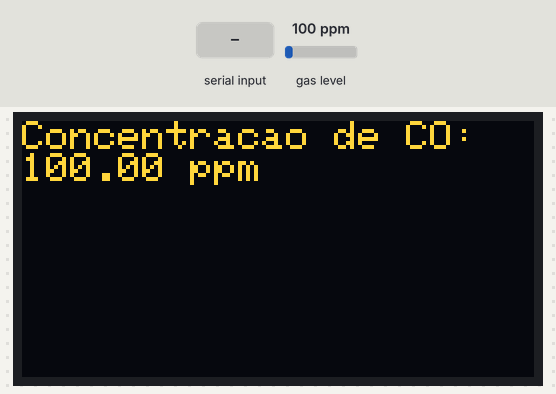
Simulated run of this sketch. Board: Arduino Uno, built with avr-gcc and run on an emulated ATmega328P. Shown: 128×64 one-colour display. The inputs (shaded band) are chosen by the test bench; at power-on: gas level 100 ppm. The OLED is the two-colour kind (top 16 rows yellow); what the sketch prints to the serial monitor is not drawn.

Above: at 1.2 s.
1.3 s: "1" received over the second serial link
4.6 s: gas level set to 20 ppm
At 5.8 s:
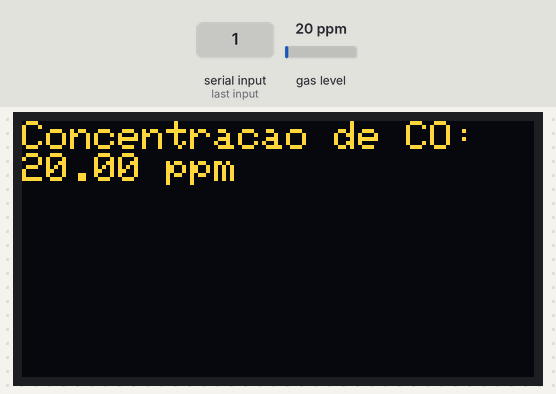
6.7 s: "0" received over the second serial link
At 8.1 s:
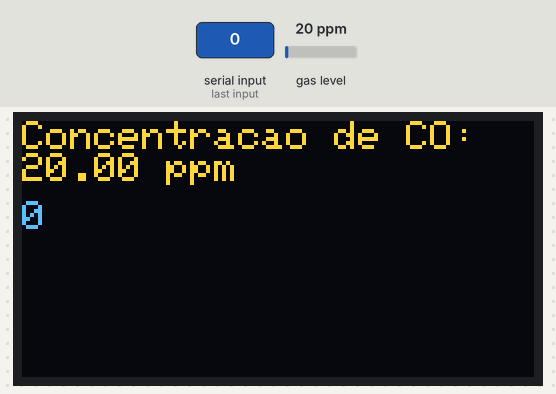
9.8 s: gas level set to 250 ppm
At 11.5 s:
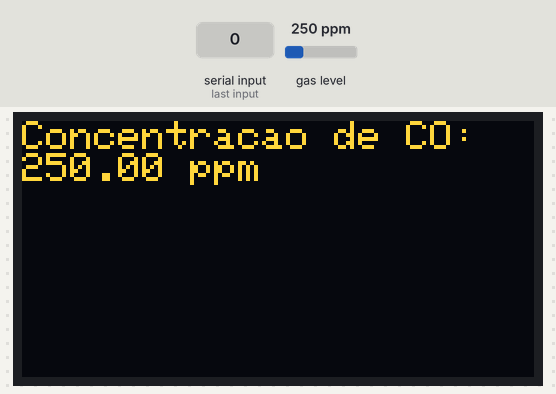
11.8 s: gas level set to 500 ppm
At 12.9 s:
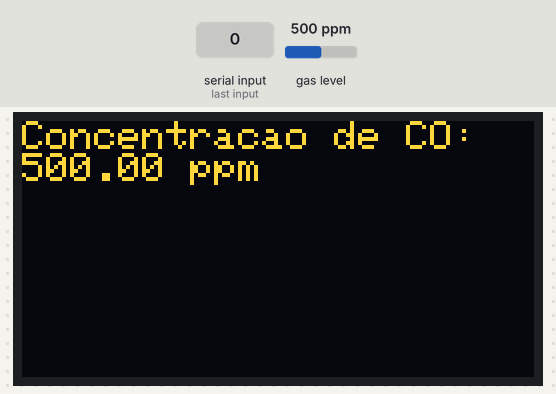
Timing chart, 0 to 14.8 s (numbered marks = the images above; inputs shaded):
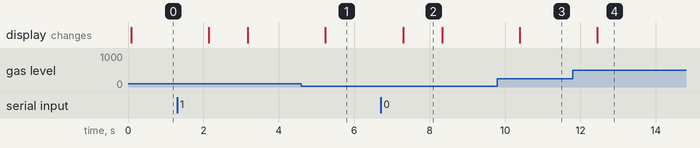

The sketch:

sketch_sep1a.ino
```cpp
#include <SoftwareSerial.h>
#include <Wire.h>
#include <Adafruit_GFX.h>
#include <Adafruit_SSD1306.h>
#include <MQUnifiedsensor.h>

// Configuração do GPS
static const int RXPin = 4;  // Pino RX para o módulo GPS
static const uint32_t GPSBaud = 9600;
SoftwareSerial ss(RXPin, -1);  // Configura o SoftwareSerial para apenas RX

// Configuração do display OLED
#define SCREEN_WIDTH 128 // Largura do display em pixels
#define SCREEN_HEIGHT 64 // Altura do display em pixels
#define OLED_RESET -1
#define OLED_ADDR 0x3C
Adafruit_SSD1306 display(SCREEN_WIDTH, SCREEN_HEIGHT, &Wire, OLED_RESET);

// Configuração do sensor MQ-7
#define Board ("Arduino UNO")
#define Pin A0
#define Type ("MQ-7")
#define Voltage_Resolution 5
#define ADC_Bit_Resolution 10
#define RatioMQ7CleanAir 27.0
MQUnifiedsensor MQ7(Board, Voltage_Resolution, ADC_Bit_Resolution, Pin, Type);

void setup() {
  // Inicialização das interfaces seriais
  Serial.begin(9600);
  ss.begin(GPSBaud);

  // Inicialização do display OLED
  if(!display.begin(SSD1306_SWITCHCAPVCC, OLED_ADDR)) {
    Serial.println(F("Falha na inicialização do display SSD1306!"));
    for(;;);
  }
  display.clearDisplay();
  display.display();

  // Inicialização do sensor MQ-7
  MQ7.init();
  MQ7.setRegressionMethod(1); // Método de regressão exponencial
  MQ7.setA(99.042); MQ7.setB(-1.518); // Configuração da curva para CO
}

void loop() {
  // Atualização do sensor MQ-7 e leitura da concentração de CO
  MQ7.update();
  float CO = MQ7.readSensor();

  // Atualização do display OLED com as informações do sensor
  display.clearDisplay();
  display.setTextSize(1);
  display.setTextColor(WHITE);
  display.setCursor(0,0);
  display.println("Concentracao de CO:");
  display.print(CO);
  display.println(" ppm");

  // Leitura dos dados do GPS e exibição no monitor serial
  if (ss.available() > 0) {
    char c = ss.read();
    Serial.write(c);
    display.setCursor(0, 20); // Ajuste de cursor para exibir os dados do GPS
    display.print(c);
  }

  display.display();

  // Pequeno delay para estabilidade
  delay(1000);
}
```

Measured:
- after the input at 4.6 s, the display: changes after 0.64 s (image 1)
- after the input at 6.7 s, the display: changes after 0.60 s (image 2)
- after the input at 9.8 s, the display: changes after 0.59 s (image 3)
- after the input at 11.8 s, the display: changes after 0.65 s (image 4)
- what the display in image 2 shows lasts 1.0 s, from 7.3 s to 8.3 s
